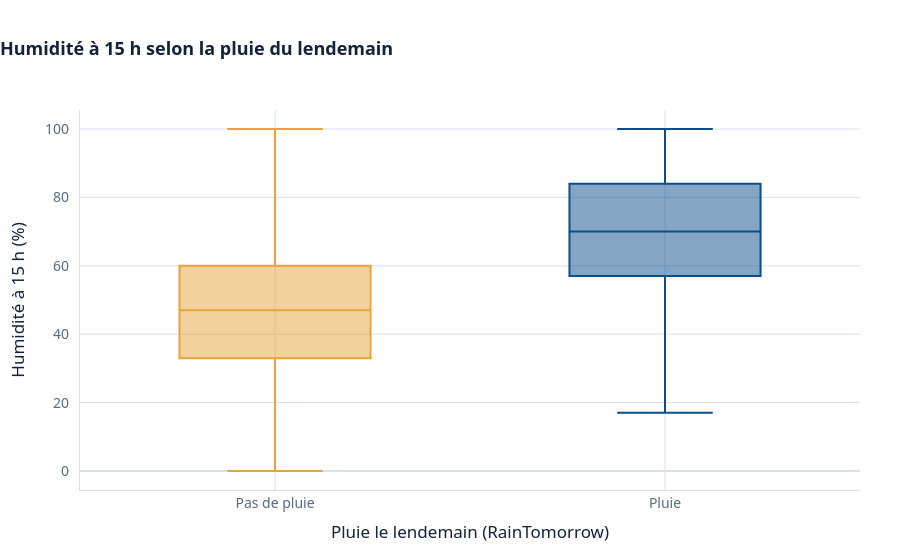

Notebook cell for this chart:
### Code cell
# CELL 37: Exploration : distribution d'une variable selon la pluie (exemple : Humidity3pm)

fig = graphique_distribution_pluie(brut, 'Humidity3pm')
fig.write_image(dossier_figures + 'graphique_distribution_pluie.png', width=1200)
fig.show()

### Figure 1 — Plotly figure (JSON) as saved in the notebook; plotly's stock layout.template omitted (floating-point values rounded to 4 significant figures)
{"data": [{"hoverinfo": "skip", "lowerfence": [0.0], "marker": {"color": "#E8A33D"}, "median": [47.0], "name": "Pas de pluie", "q1": [33.0], "q3": [60.0], "type": "box", "upperfence": [100.0], "x": ["Pas de pluie"]}, {"customdata": [[33.0, 47.0, 60.0, 0.0, 100.0]], "hovertemplate": "Pas de pluie<br>Moustache haute : %{customdata[4]:,.1f}<br>3e quartile : %{customdata[2]:,.1f}<br>Médiane : %{customdata[1]:,.1f}<br>1er quartile : %{customdata[0]:,.1f}<br>Moustache basse : %{customdata[3]:,.1f}<br>107 670 jours<extra></extra>", "marker": {"opacity": 0, "size": 30}, "mode": "markers", "showlegend": false, "type": "scatter", "x": ["Pas de pluie"], "y": [47.0]}, {"hoverinfo": "skip", "lowerfence": [17.0], "marker": {"color": "#0B4F8A"}, "median": [70.0], "name": "Pluie", "q1": [57.0], "q3": [84.0], "type": "box", "upperfence": [100.0], "x": ["Pluie"]}, {"customdata": [[57.0, 70.0, 84.0, 17.0, 100.0]], "hovertemplate": "Pluie<br>Moustache haute : %{customdata[4]:,.1f}<br>3e quartile : %{customdata[2]:,.1f}<br>Médiane : %{customdata[1]:,.1f}<br>1er quartile : %{customdata[0]:,.1f}<br>Moustache basse : %{customdata[3]:,.1f}<br>30 913 jours<extra></extra>", "marker": {"opacity": 0, "size": 30}, "mode": "markers", "showlegend": false, "type": "scatter", "x": ["Pluie"], "y": [70.0]}], "layout": {"font": {"color": "#10233A", "family": "Geist, system-ui, -apple-system, \"Segoe UI\", sans-serif", "size": 14}, "hoverlabel": {"bgcolor": "#FFFFFF", "font": {"color": "#10233A", "family": "Geist, system-ui, -apple-system, \"Segoe UI\", sans-serif"}}, "legend": {"font": {"color": "#566B80"}, "orientation": "h", "x": 0, "y": 1.02, "yanchor": "bottom"}, "margin": {"b": 70, "l": 80, "r": 40, "t": 110}, "paper_bgcolor": "rgba(0,0,0,0)", "plot_bgcolor": "#FFFFFF", "separators": ", ", "showlegend": false, "title": {"font": {"color": "#10233A", "family": "\"Plus Jakarta Sans\", system-ui, -apple-system, \"Segoe UI\", sans-serif", "size": 18, "weight": 600}, "text": "Humidité à 15 h selon la pluie du lendemain", "x": 0, "xanchor": "left"}, "xaxis": {"gridcolor": "#D6E1EC", "linecolor": "#D6E1EC", "tickfont": {"color": "#566B80"}, "title": {"font": {"color": "#10233A"}, "text": "Pluie le lendemain (RainTomorrow)"}, "zerolinecolor": "#D6E1EC"}, "yaxis": {"dtick": 20, "gridcolor": "#D6E1EC", "linecolor": "#D6E1EC", "tickfont": {"color": "#566B80"}, "tickformat": ",.0f", "ticksuffix": "  ", "title": {"font": {"color": "#10233A"}, "text": "Humidité à 15 h (%)"}, "zerolinecolor": "#D6E1EC"}}}
